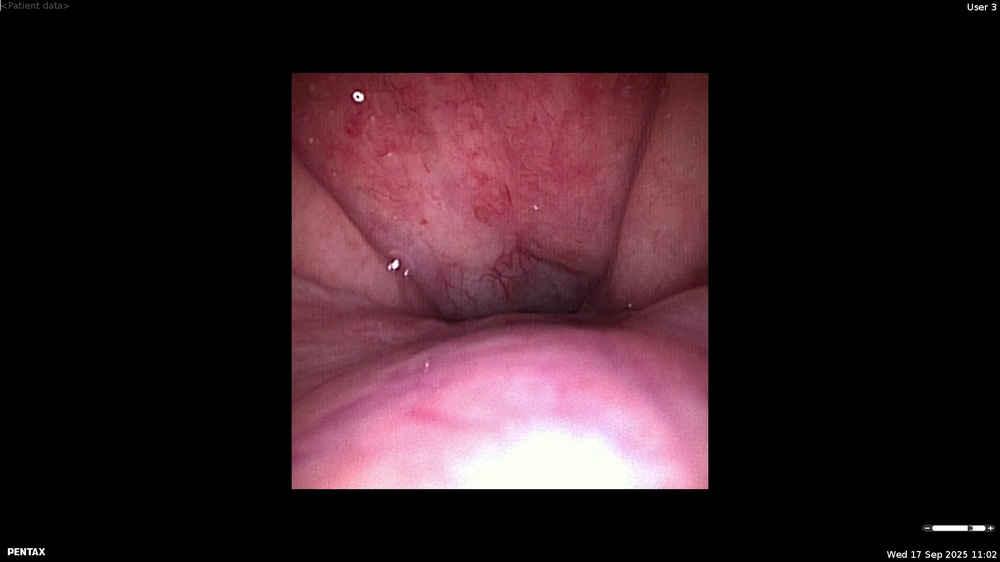
#> input picture samples/pt003_AP.jpg, 1000 x 562 px, shrunk from 1920 x 1080 before the run; its folder holds only this picture in this run
$ python eda_crop_test.py
#> lines starting #> are read from the running program, lines starting #| are printed output that depends on the picture; after the words box and inside, x2 and y2 are one past the last pixel; in counts of white or black regions, pixels touching at a corner belong together
import cv2
import os
import numpy as np

input_dir = r"samples"
output_dir = r"samples_cropped"

if not os.path.exists(output_dir):
    os.makedirs(output_dir)

# ดึงรายชื่อไฟล์รูปภาพทั้งหมดในโฟลเดอร์ samples
for img_name in os.listdir(input_dir):
    if not img_name.endswith(('.jpg', '.png')):
        continue

    img_path = os.path.join(input_dir, img_name)
    img = cv2.imread(img_path)
#> img is the input picture: shape (562, 1000, 3); mean B, G, R 34.7, 29.3, 49.6

    if img is None:
        print(f"อ่านภาพ {img_name} ไม่ได้")
        continue

    # 1. แปลงภาพเป็นภาพขาวดำ (Grayscale)
    gray = cv2.cvtColor(img, cv2.COLOR_BGR2GRAY)
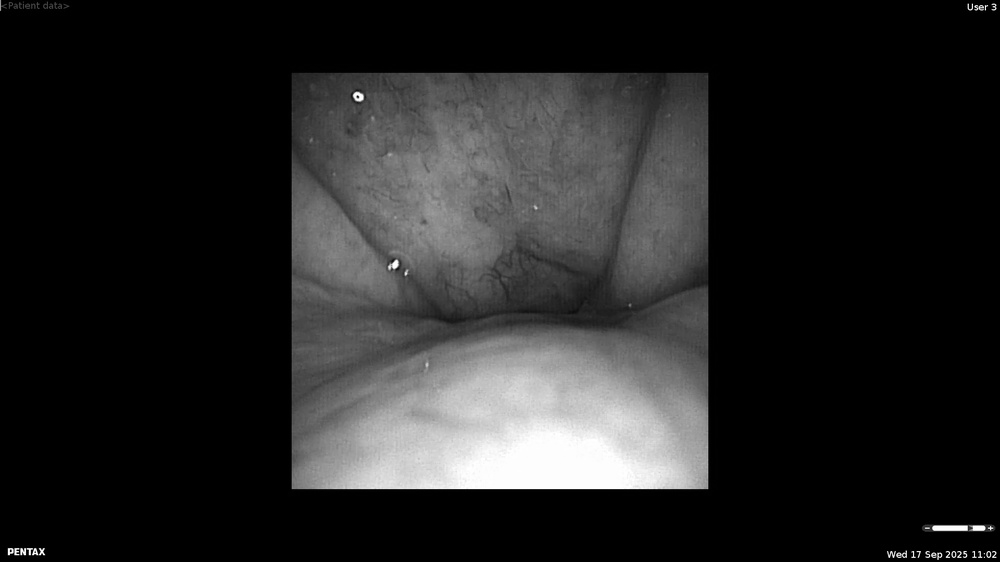
#> gray: shape (562, 1000); min 0, max 255, mean 36

    # 2. ปรับให้ส่วนที่มืด (ขอบดำ) กลายเป็นสีดำสนิท (0) และส่วนที่เป็นเนื้อคนกลายเป็นสีขาว (255)
    # ใช้ Threshold ที่ 15 เพื่อกรองก้อนเมกเซลล์สีดำๆ และ Noise ของวิดีโอ
    _, thresh = cv2.threshold(gray, 15, 255, cv2.THRESH_BINARY)
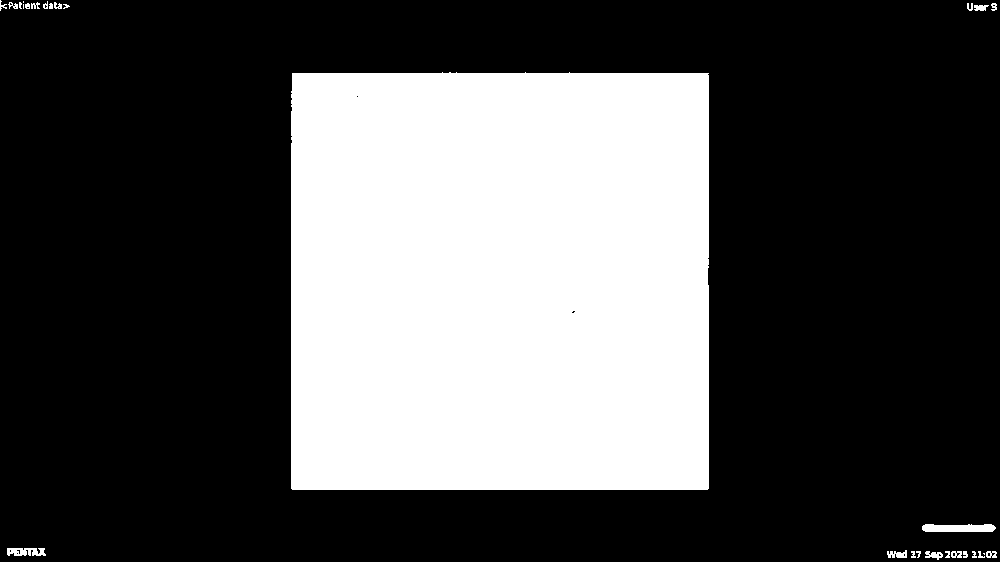
#> thresh: shape (562, 1000); 31.3% white; 28 white regions (5 under 20 px)

    # 3. ค้นหาก้อนรูปทรงทั้งหมดในภาพ (หา Contours)
    contours, _ = cv2.findContours(thresh, cv2.RETR_EXTERNAL, cv2.CHAIN_APPROX_SIMPLE)
#> contours = 28 contours, 17 with area under 20; largest, box (x1, y1, x2, y2) and area: (291, 72, 709, 490) 173428, (922, 524, 996, 532) 448, (7, 548, 46, 556) 194, (887, 550, 907, 558) 78, (925, 551, 943, 560) 70

    if not contours:
        print(f"ไม่พบพื้นที่ในภาพ {img_name}")
        continue

    # 4. เลือกก้อนรูปทรงที่ "ใหญ่ที่สุด" ซึ่งก็คือกรอบสี่เหลี่ยมของกล้องส่อง
    # สาเหตุที่ต้องเลือกอันใหญ่สุด เพื่อตัดตัวอักษร PENTAX หรือเวลาตรงมุมจอทิ้งไป
    largest_contour = max(contours, key=cv2.contourArea)
#> largest_contour = contour of 57 points, box (x1, y1, x2, y2) (291, 72, 709, 490), area 173428

    # 5. หาขอบเขต (Bounding Box) ของก้อนที่ใหญ่ที่สุด
    x, y, w, h = cv2.boundingRect(largest_contour)
#> x = 291; y = 72; w = 418; h = 418

    # 6. ตัดภาพ (Cropping) ด้วยพิกัดที่หามาได้
    cropped_img = img[y:y+h, x:x+w]
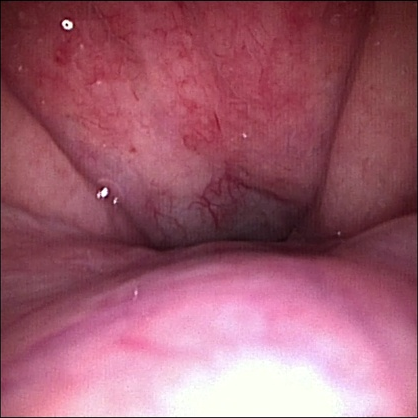
#> cropped_img: shape (418, 418, 3); mean B, G, R 110.2, 92.8, 158.3

    # เซฟภาพที่โดนตัดขอบแล้ว
    output_path = os.path.join(output_dir, img_name)
    cv2.imwrite(output_path, cropped_img)
    print(f"ตัดขอบสำเร็จ: {img_name} (พิกัด: {x},{y} ขนาด {w}x{h})")
#| ตัดขอบสำเร็จ: pt003_AP.jpg (พิกัด: 291,72 ขนาด 418x418)

print("ทำการ Crop ตัดขอบเสร็จสิ้น 100%")

$ run again, on samples/pt011_AP.jpg
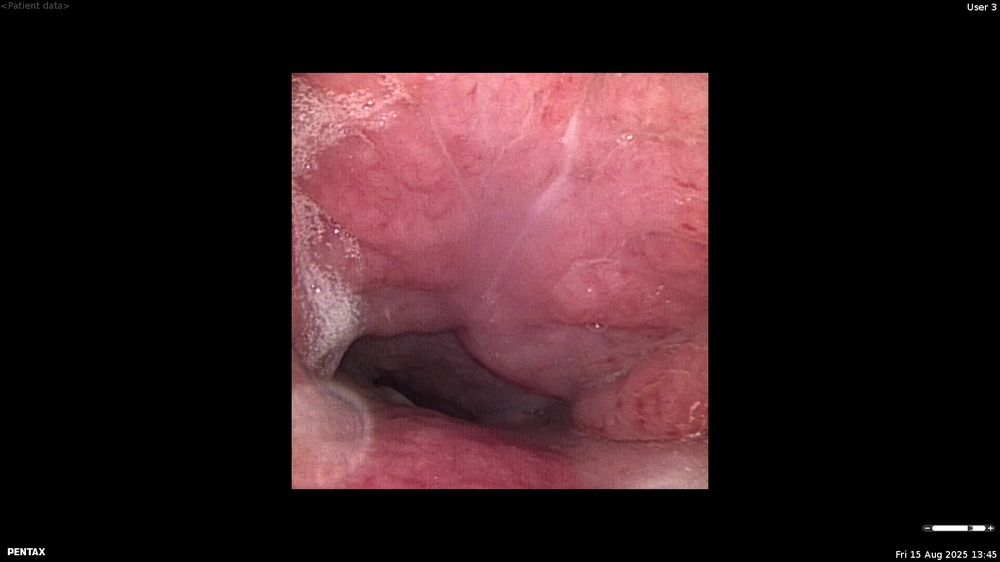
#> input picture samples/pt011_AP.jpg, 1000 x 562 px, shrunk from 1920 x 1080 before the run
#> img is the input picture: shape (562, 1000, 3); mean B, G, R 32, 28.8, 51.2
#> `_, thresh = cv2.threshold(gray, 15, 255, cv2.THRESH_BINARY)`:
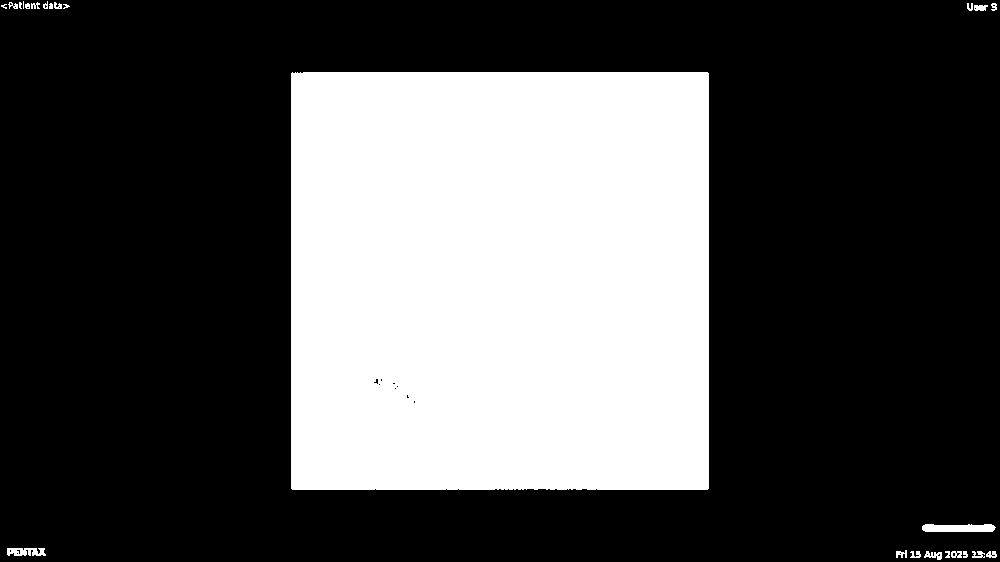
#> thresh: shape (562, 1000); 31.4% white; 24 white regions (4 under 20 px)
#> contours = 24 contours, 11 with area under 20; largest, box (x1, y1, x2, y2) and area: (291, 72, 709, 490) 173834, (922, 524, 996, 532) 447, (7, 548, 46, 556) 194, (924, 551, 942, 560) 64, (951, 551, 962, 558) 52
#> largest_contour = contour of 88 points, box (x1, y1, x2, y2) (291, 72, 709, 490), area 173834
#> x = 291; y = 72; w = 418
#> `cropped_img = img[y:y+h, x:x+w]`:
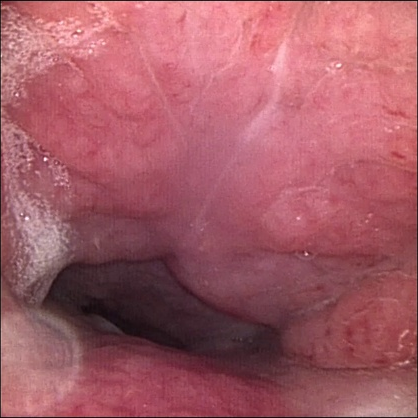
#> cropped_img: shape (418, 418, 3); mean B, G, R 101.8, 91.5, 163.5
#| ตัดขอบสำเร็จ: pt011_AP.jpg (พิกัด: 291,72 ขนาด 418x418)

$ run again, on samples/pt027_Concentric.jpg
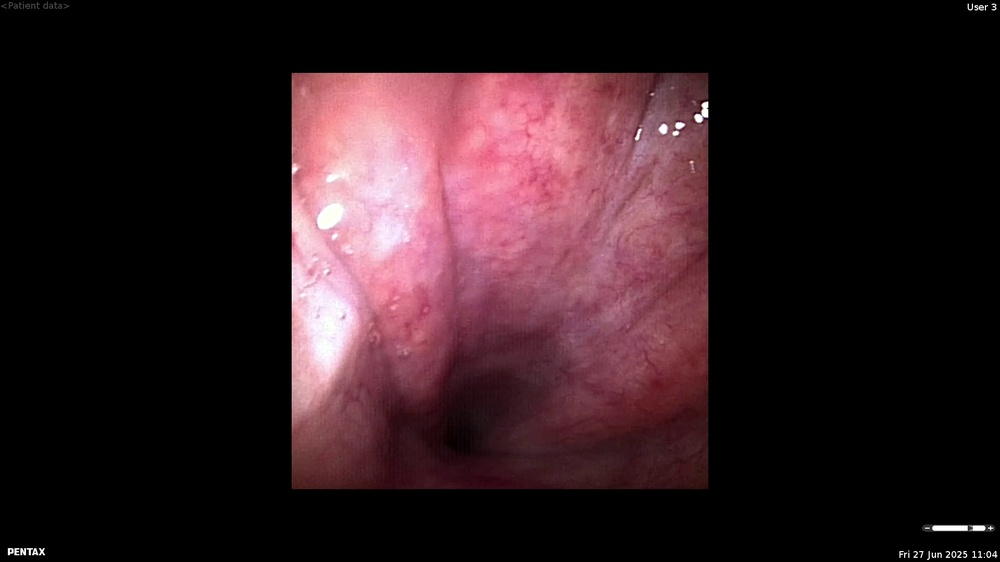
#> input picture samples/pt027_Concentric.jpg, 1000 x 562 px, shrunk from 1920 x 1080 before the run
#> img is the input picture: shape (562, 1000, 3); mean B, G, R 33.1, 28.3, 48.7
#> `_, thresh = cv2.threshold(gray, 15, 255, cv2.THRESH_BINARY)`:
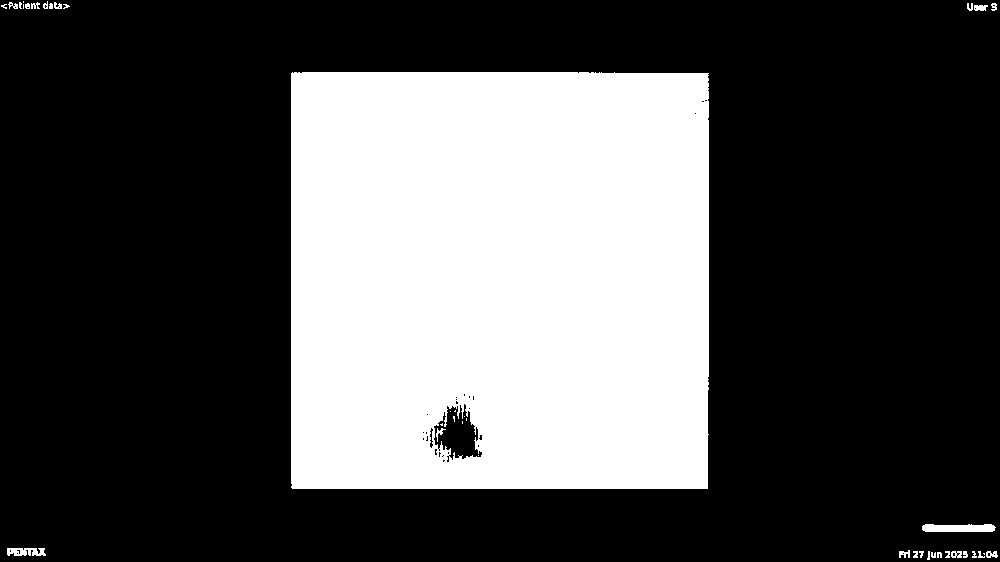
#> thresh: shape (562, 1000); 31% white; 39 white regions (14 under 20 px)
#> contours = 30 contours, 20 with area under 20; largest, box (x1, y1, x2, y2) and area: (291, 72, 709, 489) 173237, (922, 524, 996, 532) 448, (7, 548, 46, 556) 194, (951, 551, 962, 558) 52, (974, 5, 988, 11) 52
#> largest_contour = contour of 77 points, box (x1, y1, x2, y2) (291, 72, 709, 489), area 173237
#> x = 291; y = 72; w = 418; h = 417
#> `cropped_img = img[y:y+h, x:x+w]`:
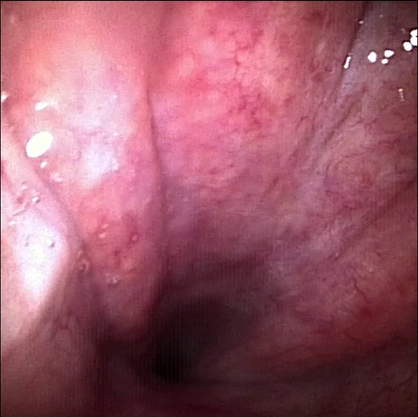
#> cropped_img: shape (417, 418, 3); mean B, G, R 105.4, 90, 155.6
#| ตัดขอบสำเร็จ: pt027_Concentric.jpg (พิกัด: 291,72 ขนาด 418x417)
